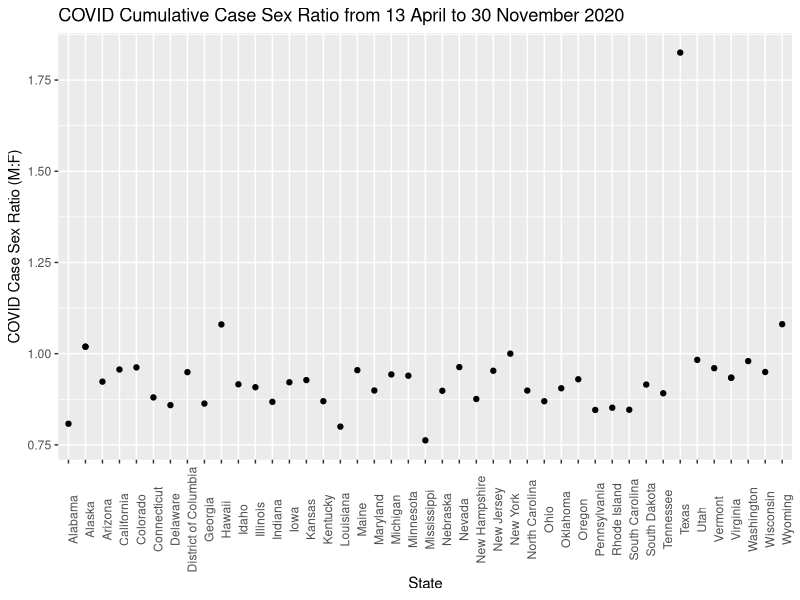
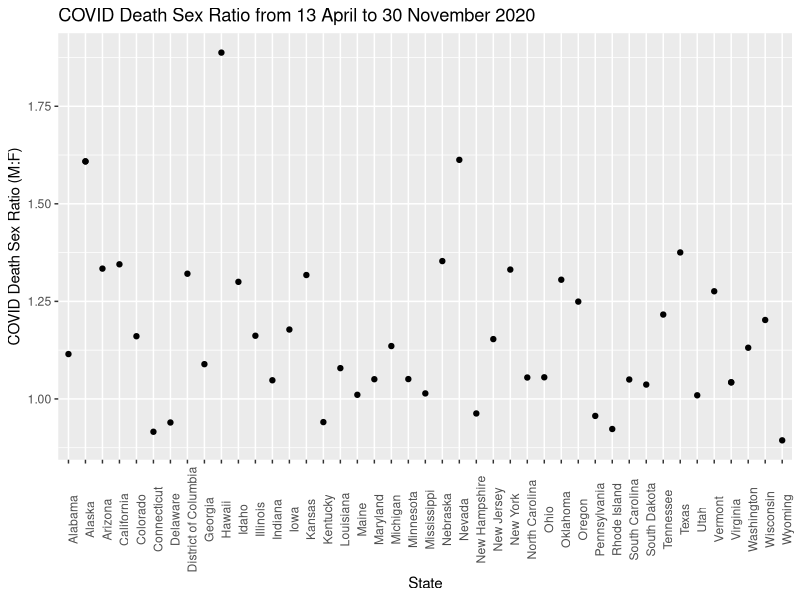
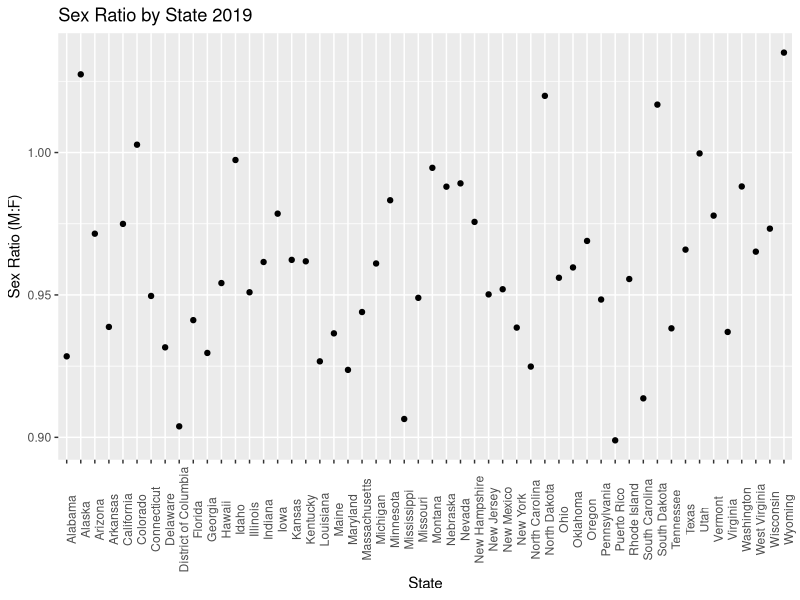
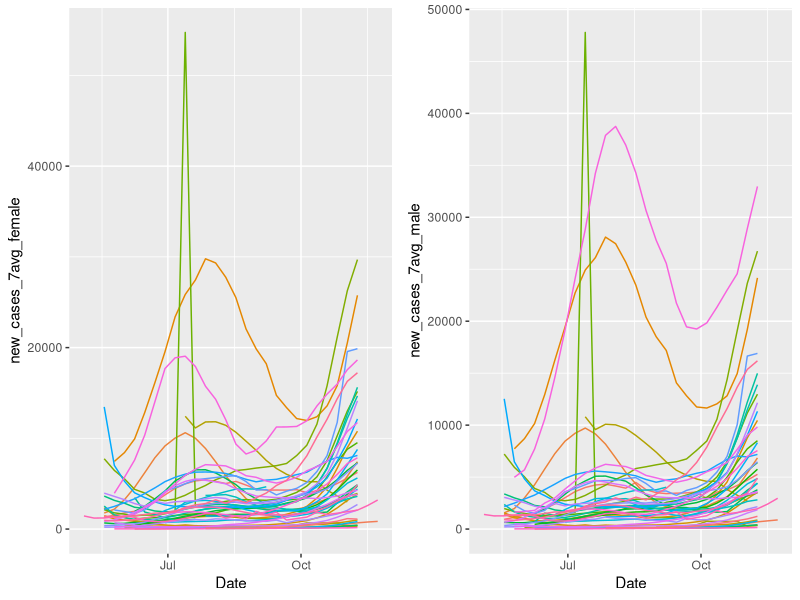
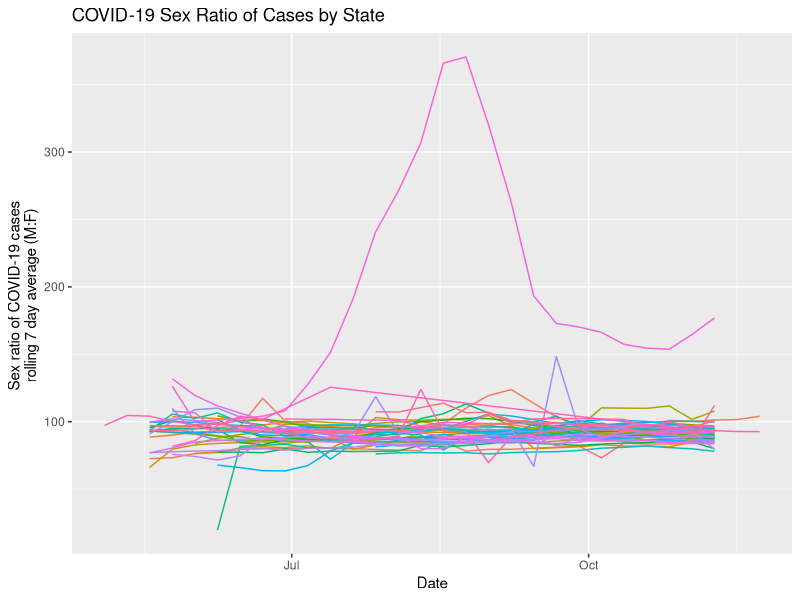
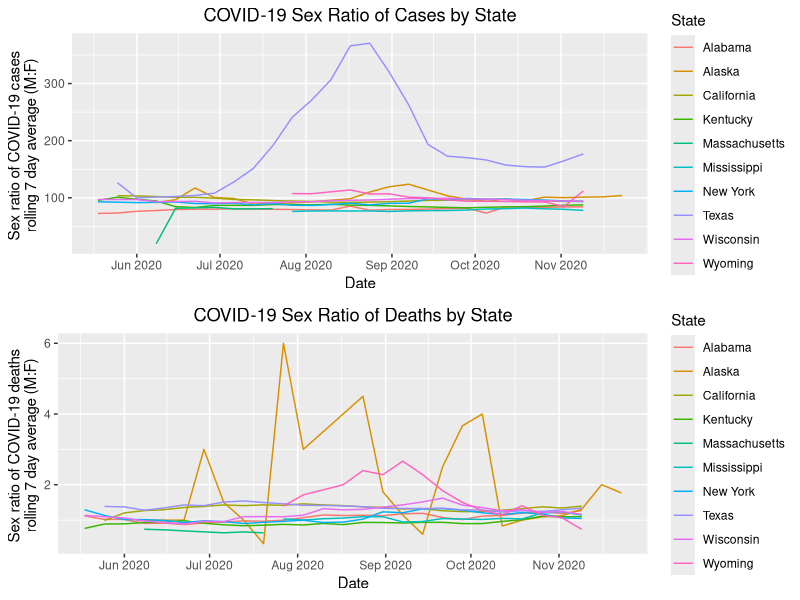
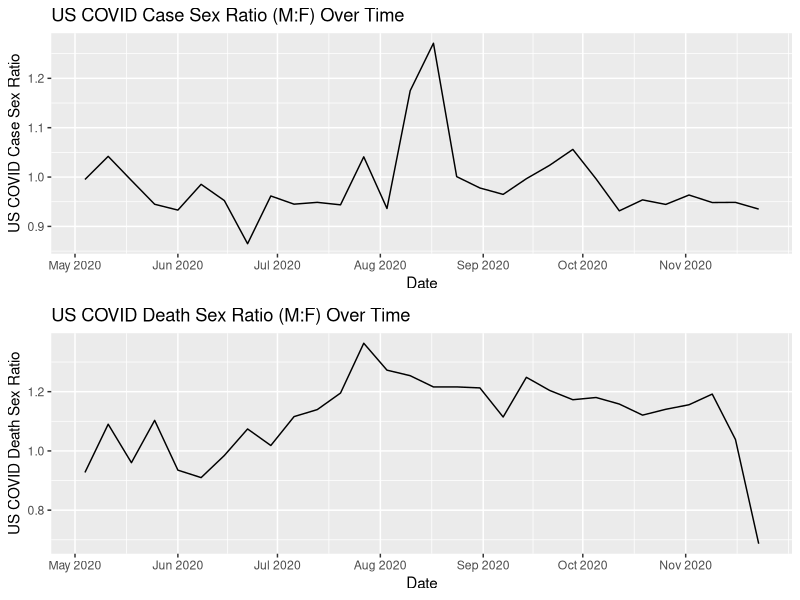

Here is the R script that generated these plots, in order:
## ---- chunk 1
library(ggplot2)
library(dplyr)
library(zoo)
library(gridExtra)

library(stringr)
library (purrr)
library(readxl)
library(lubridate)
## ---- chunk 2

covid_us <- read.csv("mergeses_covid.csv")

#covid_us <- covid_us[-c(3)]


covid <- covid_us %>%
  filter(!is.na(case_ratio)) %>%
  filter(!is.na(death_ratio)) 

us_cumulative <- subset(covid, Date == "2020-11-30") 

us_cumulative <- us_cumulative %>%
  group_by(State) %>%
  mutate(case_ratio_cum = Male_cc / Female_cc) %>%
  mutate(death_ratio_cum = Male_d / Female_d)

summary(us_cumulative$case_ratio_cum)
summary(us_cumulative$death_ratio_cum)

## ---- chunk 3

us_cumulative %>%
  ggplot() +
  geom_point (aes(x = State, y =case_ratio_cum )) +
  ylab("COVID Case Sex Ratio (M:F)") +
  xlab("State") +
  ggtitle ("COVID Cumulative Case Sex Ratio from 13 April to 30 November 2020") +
  theme (axis.text.x= element_text (angle = 90)) 

 us_cumulative %>%
  ggplot() +
  geom_point (aes(x = State, y = death_ratio_cum)) +
  ylab("COVID Death Sex Ratio (M:F)") +
  xlab("State") +
  ggtitle ("COVID Death Sex Ratio from 13 April to 30 November 2020") +
  theme (axis.text.x= element_text (angle = 90)) 

# dups <- covid %>%
#   select(State, Date) %>%
#   duplicated()
# covid[dups, ]

## ---- chunk 4



us_sr <- read.csv("US_sex_ratio.csv", header = T, check.names = F, sep = ",", skip = 3, stringsAsFactors=F) %>%
  setNames(c("State", "Male","Female", "total", "foot"))

us_sr <- us_sr[-c(5)]

us_sr <- us_sr[-c(53:60),]

us_sr <- us_sr %>%
  group_by (State) %>%
  mutate(sex_ratio = Male/Female)

summary(us_sr$sex_ratio)

us_sr %>%
  ggplot() +
  geom_point (aes(x = State, y = sex_ratio)) +
  ylab("Sex Ratio (M:F)") +
  xlab("State") +
  ggtitle ("Sex Ratio by State 2019") +
  theme (axis.text.x= element_text (angle = 90)) 


us_covid_sr <- left_join(covid, us_sr, by = "State")

## ---- chunk 5

#Reorganizing the data

# Notes for Kaela
# Eight views of the data: cases or deaths, by
# Cumulative, national
# Cumulative, by state
# Daily, national
# Daily, by state.

#Want to create daily deaths variable so will look at Male_cc and Female_cc variables 

us_covid_sr$Date<-ymd(us_covid_sr$Date)

us_covid_2 <- us_covid_sr %>%
  group_by(State) %>%
  arrange (Date) %>%
  mutate(new_cases_m = Male_cc - lag(Male_cc)) %>%
  mutate (new_cases_f= Female_cc - lag(Female_cc)) %>%
  #Creating the 7 day average just in case
  mutate (new_cases_7avg_male = rollmean(new_cases_m, k=7, fill=NA), na.rm = T) %>%
  mutate (new_cases_7avg_female = rollmean (new_cases_f, k=7, fill=NA), na.rm = T)

us_covid_complete <- us_covid_2 %>%
  group_by(State) %>%
  arrange (Date) %>%
  mutate(new_deaths_m = Male_d - lag(Male_d)) %>%
  mutate (new_deaths_f= Female_d - lag(Female_d)) %>%
  #Creating the 7 day average just in case
  mutate (new_deaths_7avg_male = rollmean(new_deaths_m, k=7, fill=NA), na.rm = T) %>%
  mutate (new_deaths_7avg_female = rollmean (new_deaths_f, k=7, fill=NA), na.rm = T)

# us_covid_complete %>%
#     group_by(State) %>%
#     summarize(timepoints = n()) 
#Not every state has equal time points


## ---- chunk 6
#Calculating the proportion of cases which are male and going to do a 1 sample z-test

#Adding up all cases on the last day to get total cumulative cases for males and cumulative total cases

 cum_male <- us_cumulative %>%
   group_by(Date) %>%
  summarize (cum_male = sum(Male_cc)) 

 cum_total <- us_cumulative %>%
   group_by(Date) %>%
  summarize (cum_total = sum(Total_cc)) 

 # cum_male # 5556928
 # 
 # cum_total #11411993

#Now we're testing to see if male cases are in fact half of total cases

test_cases <- prop.test(x = 5556928 , n = 11411993, p = 0.5,
                  correct = FALSE)
test_cases

#Mean of male deaths as % of total deaths

 cum_dth_male <- us_cumulative %>%
   group_by(Date) %>%
  summarize (cum_dth_male = sum(Male_d)) 

 us_cumulative$Total_D <- as.numeric(us_cumulative$Total_D)
 
 cum_dth_total <- us_cumulative %>%
   group_by(Date) %>%
  summarize (cum_dth_total = sum (Total_D)) 

 # print(cum_dth_male) #118070	
 # print(cum_dth_total) #219628

#Now we're testing to see if male deaths are in fact half of total deaths
 
test_deaths <- prop.test(x = 118070 , n = 219628, p = 0.5,
                  correct = FALSE)
test_deaths

## ---- chunk 7

# us_covid_complete %>%
#   ggplot() + 
#   geom_line (aes(x = Date, y = new_cases_m, color = State))
# 
# us_covid_complete %>%
#   ggplot() + 
#   geom_line (aes(x = Date, y = new_deaths_m, color = State))

#There are negative values as we can see from the graph so we will have to utfilter those o

#Filtering out all the negative values since I'm not sure what's wrogn with the data :/ 
us_covid_complete <- us_covid_complete %>%
  filter(new_cases_m > 0, new_cases_f > 0) %>%
  filter(new_deaths_7avg_female > 0, new_deaths_7avg_male > 0) %>%
  filter(new_cases_7avg_male > 0, new_cases_7avg_female > 0 ) %>%
  group_by (State, Date) %>%
  arrange(Date) %>%
  mutate (new_cases_sex = new_cases_m / new_cases_f)

#Have us_covid_complete  0.01 for values under zero or equal to zero so it doesnt error when dividing by a zero

#us_covid_complete$new_deaths_f <- ifelse(us_covid_complete$new_deaths_f==0, 0.1, us_covid_complete$new_deaths_f )
#us_covid_complete$new_deaths_7avg_female <- ifelse(us_covid_complete$new_deaths_7avg_female==0, 0.1, us_covid_complete$new_deaths_7avg_female )
# us_covid_complete$new_deaths_7avg_female <- ifelse(us_covid_complete$new_deaths_7avg_female <= 0, 0.1, us_covid_complete$new_deaths_7avg_female )
# us_covid_complete$new_deaths_7avg_male <- ifelse(us_covid_complete$new_deaths_7avg_male <= 0, 0.1, us_covid_complete$new_deaths_7avg_male )

#Creating binary indicator for medicaid expansion

us_covid_complete$medicaid <- ifelse(us_covid_complete$Medicaid.Expand =="^Y", "Yes", us_covid_complete$Medicaid.Expand)
us_covid_complete$medicaid <- ifelse(us_covid_complete$Medicaid.Expand =="+Y", "Yes", us_covid_complete$medicaid )
us_covid_complete$medicaid <- ifelse(us_covid_complete$Medicaid.Expand =="~Y", "Yes", us_covid_complete$medicaid)
us_covid_complete$medicaid <- ifelse(us_covid_complete$Medicaid.Expand =="Y", "Yes", us_covid_complete$medicaid )
us_covid_complete$medicaid <- ifelse(us_covid_complete$Medicaid.Expand =="#Y", "Yes", us_covid_complete$medicaid )

#Creating the sex ratio 
us_covid_complete <- us_covid_complete %>%
  group_by (State, Date) %>%
  arrange(Date) %>%
  mutate (new_deaths_sex = new_deaths_m / new_deaths_f) %>%
  mutate (new_cases_7avg_sex = (new_cases_7avg_male / new_cases_7avg_female)*100) %>%
  mutate (new_deaths_7avg_sex = new_deaths_7avg_male / new_deaths_7avg_female)

summary(us_covid_complete$new_cases_7avg_sex)

summary(us_covid_complete$new_deaths_7avg_sex)

#Looking to see visually if there are GENERAL different patterns between male and female

female_plot<-us_covid_complete %>%
  ggplot() + 
  geom_line (aes(x = Date, y = new_cases_7avg_female, color = State), show.legend = FALSE)

male_plot<- us_covid_complete %>%
  ggplot() + 
  geom_line (aes(x = Date, y = new_cases_7avg_male, color = State), show.legend = FALSE)

grid.arrange(female_plot,male_plot, nrow=1)


#Just to look at overall trends for COVID case sex ratio

us_covid_complete %>%
  ggplot() + 
  geom_line (aes(x = Date, y = new_cases_7avg_sex, color = State), show.legend = FALSE) +
  ylab("Sex ratio of COVID-19 cases \nrolling 7 day average (M:F) ") +
  ggtitle("COVID-19 Sex Ratio of Cases by State")

#These graphs show large differences between states in terms of new cases sex ratio


#Choosing Random States to Display since showing all of them is not very informative
#These states were chosen from my knowledge of states that experienced severe covid outbreaks at different time points

#Cases

cases <- us_covid_complete %>%
 filter (State %in% c("Mississippi", "Kentucky", "Massachusetts","Wyoming", "Wisconsin", "Alaska", "California", "Alabama", "Texas", "New York")) %>%
  ggplot() + 
  geom_line (aes(x = Date, y = new_cases_7avg_sex, color = State))+
  scale_x_date ( name = "Date", date_labels = "%b %Y", breaks = as.Date(c("2020-05-01",
                                                                          "2020-06-01",
                                                                          "2020-07-01",
                                                                          "2020-08-01",
                                                                          "2020-09-01",
                                                                          "2020-10-01",
                                                                          "2020-11-01"))) +
  ylab("Sex ratio of COVID-19 cases \nrolling 7 day average (M:F) ") +
  ggtitle("COVID-19 Sex Ratio of Cases by State") +
  theme(plot.title = element_text (hjust = 0.5))



#deaths
deaths <- us_covid_complete %>%
 filter (State %in% c("Mississippi", "Kentucky", "Massachusetts","Wyoming", "Wisconsin", "Alaska", "California", "Alabama", "Texas", "New York")) %>%
  ggplot() + 
  geom_line (aes(x = Date, y = new_deaths_7avg_sex, color = State))+
  scale_x_date ( name = "Date", date_labels = "%b %Y", breaks = as.Date(c("2020-05-01",
                                                                          "2020-06-01",
                                                                          "2020-07-01",
                                                                          "2020-08-01",
                                                                          "2020-09-01",
                                                                          "2020-10-01",
                                                                          "2020-11-01"))) +
  ylab("Sex ratio of COVID-19 deaths \nrolling 7 day average (M:F) ") +
  ggtitle("COVID-19 Sex Ratio of Deaths by State") +
  theme(plot.title = element_text (hjust = 0.5))

grid.arrange(cases, deaths, nrow =2 )

## ---- chunk 8

#Now we are going to regress 

us_covid_june_cutoff <- subset(us_covid_complete, Date > "2020-06-01" & Date < "2020-07-01")


#Regressing daily new case sex ratio on state sex ratio after adjusting for ses factors for month of june

model_case <- lm(new_cases_7avg_sex ~ sex_ratio + X2019.Uninsured + medicaid + Percent.Pov , 
               data = us_covid_june_cutoff)

summary(model_case)


#Regressing daily new death sex ratio on state sex ratio after adjusting for ses factors for month of june
model_death <- lm (new_deaths_7avg_sex ~ sex_ratio + X2019.Uninsured + medicaid + Percent.Pov , 
               data = us_covid_june_cutoff)

summary(model_death)

#Using cumulative cases for November 9th since there was a weird drop-off in the data after that point

us_nov <- subset(us_covid_complete, Date == "2020-11-09") 

us_nov <- us_nov %>%
  mutate(case_ratio_cum = Male_cc / Female_cc) %>%
  mutate(death_ratio_cum = Male_d / Female_d)

#Cumulative cases up until November 9th (since that date has the least missings)
model_case_agg <- lm(case_ratio_cum ~ sex_ratio + X2019.Uninsured + medicaid + Percent.Pov , 
               data = us_nov)

summary(model_case_agg)

#Cumulative deaths up until November 9th 
model_death_agg <- lm(death_ratio_cum ~ sex_ratio + X2019.Uninsured + medicaid + Percent.Pov , 
               data = us_nov)

summary(model_death_agg)


## ---- chunk 9

#Plot fo COVID sex ratio of daily new cases by date for the entire US and seeing if it changes over time

#Want to have summary measure of cumulative COVID case and death sex ratio for the whole US

us_covid <- us_covid_complete %>%
  group_by(Date) %>%
  mutate(us_case_f = sum(new_cases_f), na.rm = T) %>%
  mutate(us_case_m = sum(new_cases_m), na.rm = T) %>%
  mutate (us_case_ratio = us_case_m / us_case_f ) %>%
  mutate(us_death_f = sum(new_deaths_f), na.rm = T) %>%
  mutate(us_death_m = sum(new_deaths_m), na.rm = T) %>%
  mutate (us_death_ratio = us_death_m / us_death_f )


#Looking at US case sex ratio over time
us_case <-us_covid %>%
  ggplot() + 
  geom_line (aes(x = Date, y = us_case_ratio))+
  scale_x_date ( name = "Date", date_labels = "%b %Y", breaks = as.Date(c( "2020-05-01",
                                                                          "2020-06-01",
                                                                          "2020-07-01",
                                                                          "2020-08-01",
                                                                          "2020-09-01",
                                                                          "2020-10-01",
                                                                          "2020-11-01"))) + 
  ylab("US COVID Case Sex Ratio") +
  ggtitle("US COVID Case Sex Ratio (M:F) Over Time")
  


us_death <- us_covid %>%
  ggplot() + 
  geom_line (aes(x = Date, y = us_death_ratio))+
  scale_x_date ( name = "Date", date_labels = "%b %Y", breaks = as.Date(c("2020-05-01",
                                                                          "2020-06-01",
                                                                          "2020-07-01",
                                                                          "2020-08-01",
                                                                          "2020-09-01",
                                                                          "2020-10-01",
                                                                          "2020-11-01"))) +
  ylab("US COVID Death Sex Ratio") +
  ggtitle("US COVID Death Sex Ratio (M:F) Over Time")

grid.arrange(us_case, us_death, nrow = 2)

# scale_y_continuous(limits = c(0.5, 2.0)) +



## ---- chunk 10

#Longitudinal Analysis--Dummy Variable for each state
#Andy said I do not need a dummy variable for state since we want the state-level covarites to explain the variation in sex ratio, but it's here in case anyone wants to look
# model_case <- lm(new_cases_7avg_sex ~ sex_ratio + X2019.Uninsured + medicaid + Percent.Pov + as.factor(State) , 
#                data = us_covid_complete)
# summary(model_case)
# 
# model_death <- lm (new_deaths_7avg_sex ~ sex_ratio + X2019.Uninsured + medicaid + Percent.Pov + as.factor(State) , 
#                data = us_covid_complete)
# summary(model_death)



#Longitudinal Analysis--Dummy Variable for each month, to account for variations in time
us_covid_complete<- us_covid_complete %>% 
  mutate(month = month(Date) )

model_case <- lm(new_cases_7avg_sex ~ sex_ratio + X2019.Uninsured + medicaid + Percent.Pov + as.factor(month) , 
               data = us_covid_complete)
summary(model_case)

model_death <- lm (new_deaths_7avg_sex ~ sex_ratio + X2019.Uninsured + medicaid + Percent.Pov + as.factor(month) , 
               data = us_covid_complete)
summary(model_death)




